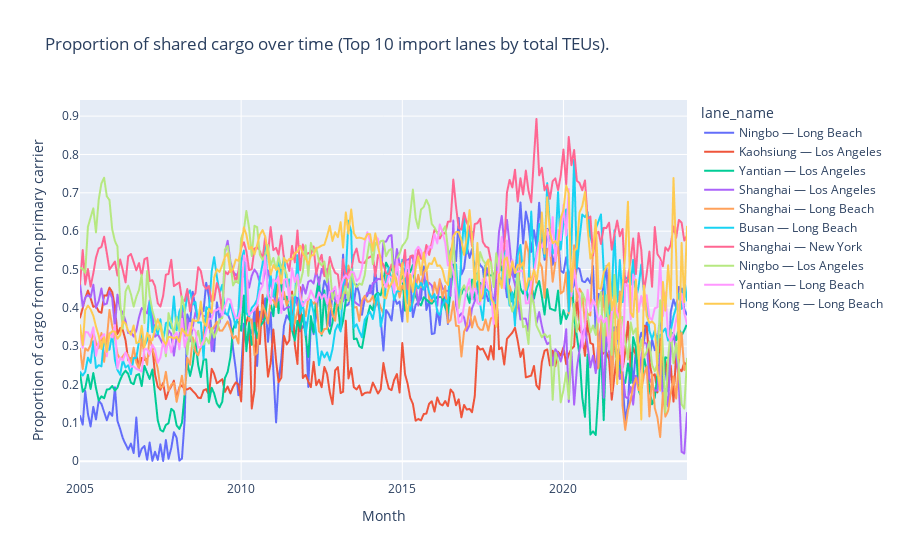

Here is the notebook cell this chart was saved with:
### Code cell
sharing_over_time_plotly(
    data_lf=imports_lf,
    group_var='lane_name',
    title='Proportion of shared cargo over time (Top 10 import lanes by total TEUs).')

### Figure 1 — Plotly figure (JSON) as saved in the notebook; plotly's stock layout.template omitted (floating-point values rounded to 4 significant figures; data arrays with more than 128 entries replaced by an {"elided": "..."} marker saying what was removed)
{"data": [{"hovertemplate": "lane_name=Ningbo — Long Beach<br>Month=%{x}<br>Proportion of cargo from non-primary carrier=%{y}<extra></extra>", "legendgroup": "Ningbo — Long Beach", "line": {"color": "#636efa", "dash": "solid"}, "marker": {"symbol": "circle"}, "mode": "lines", "name": "Ningbo — Long Beach", "showlegend": true, "type": "scattergl", "x": {"elided": "227 str values"}, "xaxis": "x", "y": {"elided": "227 float values"}, "yaxis": "y"}, {"hovertemplate": "lane_name=Kaohsiung — Los Angeles<br>Month=%{x}<br>Proportion of cargo from non-primary carrier=%{y}<extra></extra>", "legendgroup": "Kaohsiung — Los Angeles", "line": {"color": "#EF553B", "dash": "solid"}, "marker": {"symbol": "circle"}, "mode": "lines", "name": "Kaohsiung — Los Angeles", "showlegend": true, "type": "scattergl", "x": {"elided": "227 str values"}, "xaxis": "x", "y": {"elided": "227 float values"}, "yaxis": "y"}, {"hovertemplate": "lane_name=Yantian — Los Angeles<br>Month=%{x}<br>Proportion of cargo from non-primary carrier=%{y}<extra></extra>", "legendgroup": "Yantian — Los Angeles", "line": {"color": "#00cc96", "dash": "solid"}, "marker": {"symbol": "circle"}, "mode": "lines", "name": "Yantian — Los Angeles", "showlegend": true, "type": "scattergl", "x": {"elided": "227 str values"}, "xaxis": "x", "y": {"elided": "227 float values"}, "yaxis": "y"}, {"hovertemplate": "lane_name=Shanghai — Los Angeles<br>Month=%{x}<br>Proportion of cargo from non-primary carrier=%{y}<extra></extra>", "legendgroup": "Shanghai — Los Angeles", "line": {"color": "#ab63fa", "dash": "solid"}, "marker": {"symbol": "circle"}, "mode": "lines", "name": "Shanghai — Los Angeles", "showlegend": true, "type": "scattergl", "x": {"elided": "227 str values"}, "xaxis": "x", "y": {"elided": "227 float values"}, "yaxis": "y"}, {"hovertemplate": "lane_name=Shanghai — Long Beach<br>Month=%{x}<br>Proportion of cargo from non-primary carrier=%{y}<extra></extra>", "legendgroup": "Shanghai — Long Beach", "line": {"color": "#FFA15A", "dash": "solid"}, "marker": {"symbol": "circle"}, "mode": "lines", "name": "Shanghai — Long Beach", "showlegend": true, "type": "scattergl", "x": {"elided": "227 str values"}, "xaxis": "x", "y": {"elided": "227 float values"}, "yaxis": "y"}, {"hovertemplate": "lane_name=Busan — Long Beach<br>Month=%{x}<br>Proportion of cargo from non-primary carrier=%{y}<extra></extra>", "legendgroup": "Busan — Long Beach", "line": {"color": "#19d3f3", "dash": "solid"}, "marker": {"symbol": "circle"}, "mode": "lines", "name": "Busan — Long Beach", "showlegend": true, "type": "scattergl", "x": {"elided": "227 str values"}, "xaxis": "x", "y": {"elided": "227 float values"}, "yaxis": "y"}, {"hovertemplate": "lane_name=Shanghai — New York<br>Month=%{x}<br>Proportion of cargo from non-primary carrier=%{y}<extra></extra>", "legendgroup": "Shanghai — New York", "line": {"color": "#FF6692", "dash": "solid"}, "marker": {"symbol": "circle"}, "mode": "lines", "name": "Shanghai — New York", "showlegend": true, "type": "scattergl", "x": {"elided": "227 str values"}, "xaxis": "x", "y": {"elided": "227 float values"}, "yaxis": "y"}, {"hovertemplate": "lane_name=Ningbo — Los Angeles<br>Month=%{x}<br>Proportion of cargo from non-primary carrier=%{y}<extra></extra>", "legendgroup": "Ningbo — Los Angeles", "line": {"color": "#B6E880", "dash": "solid"}, "marker": {"symbol": "circle"}, "mode": "lines", "name": "Ningbo — Los Angeles", "showlegend": true, "type": "scattergl", "x": {"elided": "227 str values"}, "xaxis": "x", "y": {"elided": "227 float values"}, "yaxis": "y"}, {"hovertemplate": "lane_name=Yantian — Long Beach<br>Month=%{x}<br>Proportion of cargo from non-primary carrier=%{y}<extra></extra>", "legendgroup": "Yantian — Long Beach", "line": {"color": "#FF97FF", "dash": "solid"}, "marker": {"symbol": "circle"}, "mode": "lines", "name": "Yantian — Long Beach", "showlegend": true, "type": "scattergl", "x": {"elided": "227 str values"}, "xaxis": "x", "y": {"elided": "227 float values"}, "yaxis": "y"}, {"hovertemplate": "lane_name=Hong Kong — Long Beach<br>Month=%{x}<br>Proportion of cargo from non-primary carrier=%{y}<extra></extra>", "legendgroup": "Hong Kong — Long Beach", "line": {"color": "#FECB52", "dash": "solid"}, "marker": {"symbol": "circle"}, "mode": "lines", "name": "Hong Kong — Long Beach", "showlegend": true, "type": "scattergl", "x": {"elided": "227 str values"}, "xaxis": "x", "y": {"elided": "227 float values"}, "yaxis": "y"}], "layout": {"legend": {"title": {"text": "lane_name"}, "tracegroupgap": 0}, "title": {"text": "Proportion of shared cargo over time (Top 10 import lanes by total TEUs)."}, "xaxis": {"anchor": "y", "domain": [0, 1], "title": {"text": "Month"}}, "yaxis": {"anchor": "x", "domain": [0, 1], "title": {"text": "Proportion of cargo from non-primary carrier"}}}}
